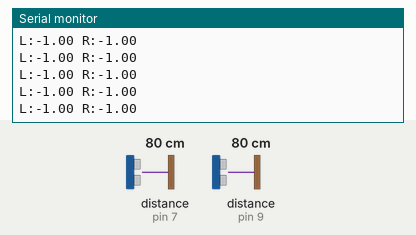
A sketch run on a simulated Arduino Uno, built with avr-gcc and run on an emulated ATmega328P. Parts: the last lines printed to the serial monitor. Wiring (inferred from the names in the program): 2 × ultrasonic range finder: trigger pin 6, echo pin 7 / trigger pin 8, echo pin 9. The test bench sets the inputs (shaded band); at power-on: distance to the obstacle (sensors on pin 7, pin 9) 80 cm. The echo pulse lasts 58.3 µs per cm.

Above: at 1.6 s.
1.7 s: distance to the obstacle (sensor on pin 7) set to 9 cm
At 2.5 s:
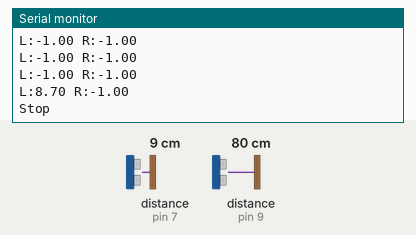
3.3 s: distance to the obstacle (sensor on pin 9) set to 299 cm
At 3.42 s:
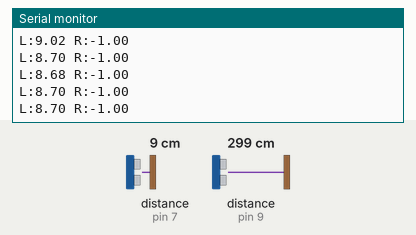
6.3 s: distance to the obstacle (sensor on pin 7) set to 2 cm
At 7.2 s:
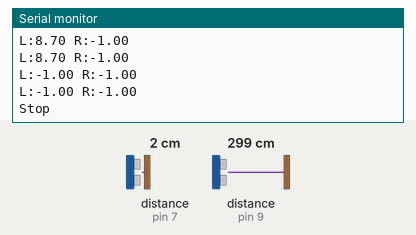
9.3 s: distance to the obstacle (sensor on pin 9) set to 9 cm
At 9.8 s:
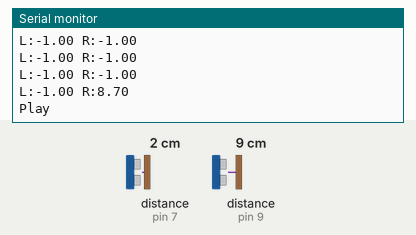
10.9 s: distance to the obstacle (sensor on pin 9) set to 28 cm
At 10.94 s:
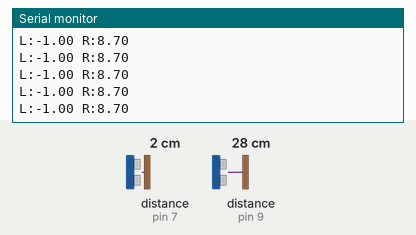
13.9 s: distance to the obstacle (sensor on pin 9) set to 299 cm
At 14.03 s:
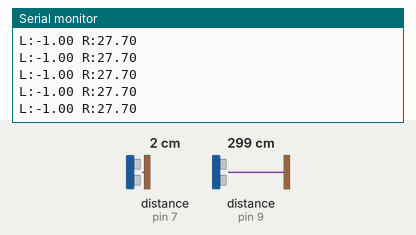
Timing chart, 0 to 16.9 s (numbered marks = the images above; inputs shaded):
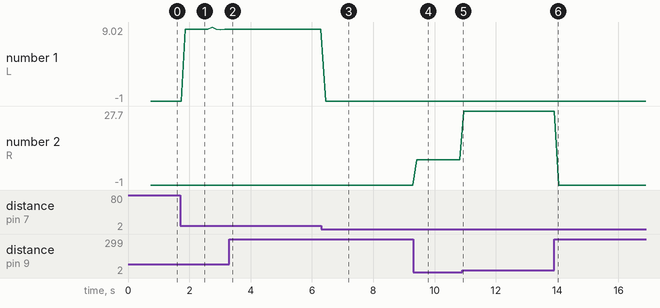

Measured:
- after the input at 1.7 s, the serial monitor: prints a new line after 0.17 s (image 1)
- after the input at 6.3 s, the serial monitor: prints a new line after 0.15 s (image 3)
- after the input at 9.3 s, the serial monitor: prints a new line after 0.12 s (image 4)
- plotted number 1: -1 → 8.7 after the input at 1.7 s
- plotted number 2: -1 → 8.7 after the input at 9.3 s, 8.7 → 27.7 after the input at 10.9 s

The sketch:

code.ino
```cpp
/*
  ✋ Ultrasonic Gesture Recognition System

  Features:
  - Dual ultrasonic sensor gesture detection
  - Majority filtering (noise reduction)
  - Cooldown + gesture lock system
  - Serial output for PC automation

  Author: Venkateswarlu Reddy
*/

// ---------------- PINS ----------------
#define TRIG_LEFT  6
#define ECHO_LEFT  7
#define TRIG_RIGHT 8
#define ECHO_RIGHT 9

// ---------------- PARAMETERS ----------------
#define COOLDOWN 700
#define HISTORY_SIZE 5

float distL, distR;

unsigned long lastAction = 0;
bool gestureLock = false;

// Gesture history buffer
String history[HISTORY_SIZE];
int histIndex = 0;

// ================= DISTANCE =================
float readDistance(int trig, int echo)
{
  digitalWrite(trig, LOW);
  delayMicroseconds(2);

  digitalWrite(trig, HIGH);
  delayMicroseconds(10);
  digitalWrite(trig, LOW);

  long duration = pulseIn(echo, HIGH, 30000);

  return duration * 0.0343 / 2.0;
}

// ================= GESTURE =================
String detectGesture(float L, float R)
{
  // LEFT SENSOR
  if(L>=5 && L<=10) return "Stop";
  if(L>=12 && L<=20) return "Vdown";
  if(L>=25 && L<=40) return "Vup";

  // RIGHT SENSOR
  if(R>=5 && R<10) return "Play";
  if(R>=15 && R<=25) return "Forward";
  if(R>=28 && R<=40) return "Rewind";

  return "";
}

// ================= FILTER =================
String getStableGesture()
{
  int maxCount = 0;
  String best = "";

  for(int i=0;i<HISTORY_SIZE;i++)
  {
    int count = 0;

    for(int j=0;j<HISTORY_SIZE;j++)
    {
      if(history[i] == history[j] && history[i] != "")
        count++;
    }

    if(count > maxCount)
    {
      maxCount = count;
      best = history[i];
    }
  }

  return best;
}

// ================= SETUP =================
void setup()
{
  Serial.begin(9600);

  pinMode(TRIG_LEFT, OUTPUT);
  pinMode(ECHO_LEFT, INPUT);
  pinMode(TRIG_RIGHT, OUTPUT);
  pinMode(ECHO_RIGHT, INPUT);

  Serial.println("Gesture System Ready");
}

// ================= LOOP =================
void loop()
{
  if(millis() - lastAction < COOLDOWN) return;

  distL = readDistance(TRIG_LEFT, ECHO_LEFT);
  delay(30);
  distR = readDistance(TRIG_RIGHT, ECHO_RIGHT);

  // Range filtering
  if(distL < 5 || distL > 40) distL = -1;
  if(distR < 5 || distR > 40) distR = -1;

  Serial.print("L:");
  Serial.print(distL);
  Serial.print(" R:");
  Serial.println(distR);

  String gesture = detectGesture(distL, distR);

  // Store history
  history[histIndex] = gesture;
  histIndex = (histIndex + 1) % HISTORY_SIZE;

  String stable = getStableGesture();

  if(!gestureLock && stable != "")
  {
    Serial.println(stable);

    gestureLock = true;
    lastAction = millis();
  }

  // Reset lock when no hand present
  if(distL == -1 && distR == -1)
  {
    gestureLock = false;
  }

  delay(100);
}
```
